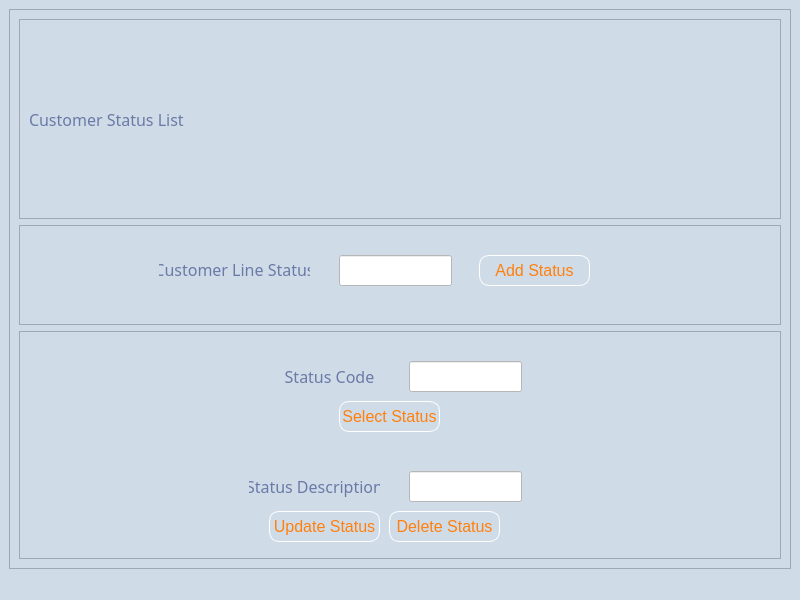
<?xml version="1.0" encoding="UTF-8"?>
<ui version="4.0">
 <class>ProductSizeList</class>
 <widget class="QMainWindow" name="ProductSizeList">
  <property name="geometry">
   <rect>
    <x>0</x>
    <y>0</y>
    <width>800</width>
    <height>600</height>
   </rect>
  </property>
  <property name="windowTitle">
   <string>Customer Status List</string>
  </property>
  <property name="styleSheet">
   <string notr="true">background-color: #d0dbe8</string>
  </property>
  <widget class="QWidget" name="centralwidget">
   <layout class="QVBoxLayout" name="verticalLayout">
    <item>
     <widget class="QScrollArea" name="scrollArea">
      <property name="styleSheet">
       <string notr="true">QPushButton{border:1px solid white; border-radius:10px;}</string>
      </property>
      <property name="widgetResizable">
       <bool>true</bool>
      </property>
      <widget class="QWidget" name="scrollAreaWidgetContents">
       <property name="geometry">
        <rect>
         <x>0</x>
         <y>0</y>
         <width>780</width>
         <height>560</height>
        </rect>
       </property>
       <layout class="QVBoxLayout" name="verticalLayout_2">
        <item>
         <widget class="QFrame" name="frame">
          <property name="maximumSize">
           <size>
            <width>16777215</width>
            <height>200</height>
           </size>
          </property>
          <property name="frameShape">
           <enum>QFrame::StyledPanel</enum>
          </property>
          <property name="frameShadow">
           <enum>QFrame::Raised</enum>
          </property>
          <layout class="QHBoxLayout" name="horizontalLayout">
           <item>
            <widget class="QLabel" name="label">
             <property name="font">
              <font>
               <family>HoloLens MDL2 Assets</family>
               <pointsize>12</pointsize>
              </font>
             </property>
             <property name="styleSheet">
              <string notr="true">color: #6a7aa6</string>
             </property>
             <property name="text">
              <string>Customer Status List</string>
             </property>
            </widget>
           </item>
           <item>
            <widget class="QLabel" name="label_2">
             <property name="maximumSize">
              <size>
               <width>300</width>
               <height>100</height>
              </size>
             </property>
             <property name="text">
              <string/>
             </property>
             <property name="pixmap">
              <pixmap>../../../../../../Desktop/Hallywell_Linen_Company.png</pixmap>
             </property>
             <property name="scaledContents">
              <bool>true</bool>
             </property>
            </widget>
           </item>
          </layout>
         </widget>
        </item>
        <item>
         <widget class="QFrame" name="frame_2">
          <property name="maximumSize">
           <size>
            <width>16777215</width>
            <height>100</height>
           </size>
          </property>
          <property name="styleSheet">
           <string notr="true">QPushButton{color:#FF800c;}
QPushButton::hover{border: solid black; background-color:white;}
QLabel{color: #6a7aa6;}</string>
          </property>
          <property name="frameShape">
           <enum>QFrame::StyledPanel</enum>
          </property>
          <property name="frameShadow">
           <enum>QFrame::Raised</enum>
          </property>
          <widget class="QLabel" name="label_4">
           <property name="geometry">
            <rect>
             <x>140</x>
             <y>29</y>
             <width>151</width>
             <height>31</height>
            </rect>
           </property>
           <property name="font">
            <font>
             <family>HoloLens MDL2 Assets</family>
             <pointsize>12</pointsize>
            </font>
           </property>
           <property name="text">
            <string>Customer Line Status</string>
           </property>
           <property name="alignment">
            <set>Qt::AlignCenter</set>
           </property>
          </widget>
          <widget class="QLineEdit" name="lineEdit">
           <property name="geometry">
            <rect>
             <x>320</x>
             <y>30</y>
             <width>113</width>
             <height>31</height>
            </rect>
           </property>
           <property name="styleSheet">
            <string notr="true">background-color: #ffffff</string>
           </property>
          </widget>
          <widget class="QPushButton" name="pushButton_2">
           <property name="geometry">
            <rect>
             <x>460</x>
             <y>30</y>
             <width>111</width>
             <height>31</height>
            </rect>
           </property>
           <property name="font">
            <font>
             <pointsize>12</pointsize>
            </font>
           </property>
           <property name="text">
            <string>Add Status</string>
           </property>
          </widget>
         </widget>
        </item>
        <item>
         <widget class="QFrame" name="frame_3">
          <property name="styleSheet">
           <string notr="true">QPushButton{color:#FF800c;}
QPushButton::hover{border: solid black; background-color:white;}
QLabel{color: #6a7aa6;}</string>
          </property>
          <property name="frameShape">
           <enum>QFrame::StyledPanel</enum>
          </property>
          <property name="frameShadow">
           <enum>QFrame::Raised</enum>
          </property>
          <widget class="QPushButton" name="pushButton">
           <property name="geometry">
            <rect>
             <x>320</x>
             <y>70</y>
             <width>101</width>
             <height>31</height>
            </rect>
           </property>
           <property name="font">
            <font>
             <pointsize>12</pointsize>
            </font>
           </property>
           <property name="text">
            <string>Select Status</string>
           </property>
          </widget>
          <widget class="QLabel" name="label_5">
           <property name="geometry">
            <rect>
             <x>260</x>
             <y>30</y>
             <width>101</width>
             <height>31</height>
            </rect>
           </property>
           <property name="font">
            <font>
             <family>HoloLens MDL2 Assets</family>
             <pointsize>12</pointsize>
            </font>
           </property>
           <property name="text">
            <string>Status Code</string>
           </property>
           <property name="alignment">
            <set>Qt::AlignCenter</set>
           </property>
          </widget>
          <widget class="QLineEdit" name="lineEdit_2">
           <property name="geometry">
            <rect>
             <x>390</x>
             <y>30</y>
             <width>113</width>
             <height>31</height>
            </rect>
           </property>
           <property name="styleSheet">
            <string notr="true">background-color: #ffffff</string>
           </property>
          </widget>
          <widget class="QLabel" name="label_6">
           <property name="geometry">
            <rect>
             <x>230</x>
             <y>140</y>
             <width>131</width>
             <height>31</height>
            </rect>
           </property>
           <property name="font">
            <font>
             <family>HoloLens MDL2 Assets</family>
             <pointsize>12</pointsize>
            </font>
           </property>
           <property name="text">
            <string>Status Description</string>
           </property>
           <property name="alignment">
            <set>Qt::AlignCenter</set>
           </property>
          </widget>
          <widget class="QLineEdit" name="lineEdit_3">
           <property name="geometry">
            <rect>
             <x>390</x>
             <y>140</y>
             <width>113</width>
             <height>31</height>
            </rect>
           </property>
           <property name="styleSheet">
            <string notr="true">background-color: #ffffff</string>
           </property>
          </widget>
          <widget class="QPushButton" name="pushButton_3">
           <property name="geometry">
            <rect>
             <x>250</x>
             <y>180</y>
             <width>111</width>
             <height>31</height>
            </rect>
           </property>
           <property name="font">
            <font>
             <pointsize>12</pointsize>
            </font>
           </property>
           <property name="text">
            <string>Update Status</string>
           </property>
          </widget>
          <widget class="QPushButton" name="pushButton_4">
           <property name="geometry">
            <rect>
             <x>370</x>
             <y>180</y>
             <width>111</width>
             <height>31</height>
            </rect>
           </property>
           <property name="font">
            <font>
             <pointsize>12</pointsize>
            </font>
           </property>
           <property name="text">
            <string>Delete Status</string>
           </property>
          </widget>
         </widget>
        </item>
       </layout>
      </widget>
     </widget>
    </item>
   </layout>
  </widget>
  <widget class="QStatusBar" name="statusbar"/>
 </widget>
 <resources/>
 <connections/>
</ui>
